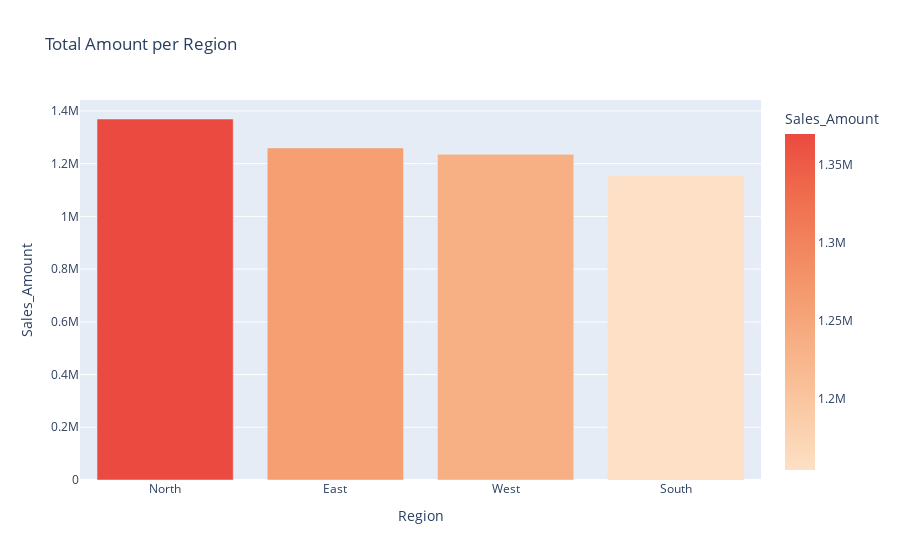

The code cell stored with this chart in its notebook:
### Markdown cell above
Visualização

### Code cell
px.bar(amount_per_region, x='Region', y='Sales_Amount', color='Sales_Amount', color_continuous_scale='peach', title='Total Amount per Region')

### Figure 1 — Plotly figure (JSON) as saved in the notebook; plotly's stock layout.template omitted (floating-point values rounded to 4 significant figures)
{"data": [{"hovertemplate": "Region=%{x}<br>Sales_Amount=%{marker.color}<extra></extra>", "legendgroup": "", "marker": {"color": [1370000.0, 1260000.0, 1236000.0, 1154000.0], "coloraxis": "coloraxis", "pattern": {"shape": ""}}, "name": "", "orientation": "v", "showlegend": false, "textposition": "auto", "type": "bar", "x": ["North", "East", "West", "South"], "xaxis": "x", "y": [1370000.0, 1260000.0, 1236000.0, 1154000.0], "yaxis": "y"}], "layout": {"barmode": "relative", "coloraxis": {"colorbar": {"title": {"text": "Sales_Amount"}}, "colorscale": [[0, "rgb(253, 224, 197)"], [0.1667, "rgb(250, 203, 166)"], [0.3333, "rgb(248, 181, 139)"], [0.5, "rgb(245, 158, 114)"], [0.6667, "rgb(242, 133, 93)"], [0.8333, "rgb(239, 106, 76)"], [1, "rgb(235, 74, 64)"]]}, "legend": {"tracegroupgap": 0}, "title": {"text": "Total Amount per Region"}, "xaxis": {"anchor": "y", "domain": [0, 1], "title": {"text": "Region"}}, "yaxis": {"anchor": "x", "domain": [0, 1], "title": {"text": "Sales_Amount"}}}}
